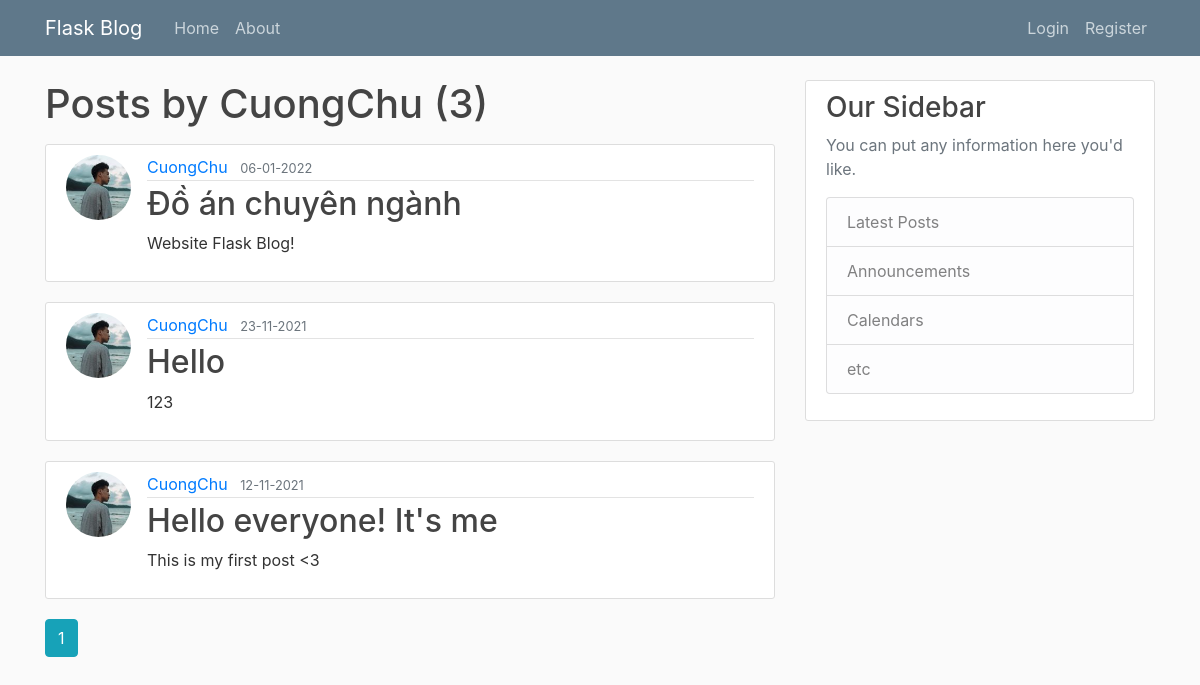
The app's page /user/CuongChu with its own data.
### flaskblog/models.py (models this page shows, shortened)
class User(db.Model, UserMixin):
    id = db.Column(db.Integer, primary_key=True)
    username = db.Column(db.String(20), unique=True, nullable=False)
    email = db.Column(db.String(120), unique=True, nullable=False)
    image_file = db.Column(db.String(20), nullable=False, default='default.jpg')
    password = db.Column(db.String(60), nullable=False)
    posts = db.relationship('Post', backref='author', lazy=True)

class Post(db.Model):
    id = db.Column(db.Integer, primary_key=True)
    title = db.Column(db.String(100), nullable=False)
    date_posted = db.Column(db.DateTime, nullable=False, default=datetime.utcnow)
    content = db.Column(db.Text, nullable=False)
    user_id = db.Column(db.Integer, db.ForeignKey('user.id'), nullable=False)

### flaskblog/routes.py (the view)
@app.route("/user/<string:username>")
def user_posts(username):
    page = request.args.get('page', 1, type=int)
    user = User.query.filter_by(username=username).first_or_404()
    posts = Post.query.filter_by(author=user)\
        .order_by(Post.date_posted.desc())\
        .paginate(page=page, per_page=5)
    return render_template('user_posts.html', posts=posts, user=user)

### flaskblog/templates/user_posts.html
{% extends "layout.html" %}
{% block content %}
    <h1 class="mb-3">Posts by {{ user.username }} ({{ posts.total }})</h1>
    {% for post in posts.items %}
        <article class="media content-section">
          <img class="rounded-circle article-img" src="{{ url_for('static', filename='profile_pics/' + post.author.image_file) }}">
          <div class="media-body">
            <div class="article-metadata">
              <a class="mr-2" href="{{ url_for('user_posts', username=post.author.username) }}">{{ post.author.username }}</a>
              <small class="text-muted">{{ post.date_posted.strftime('%d-%m-%Y') }}</small>
            </div>
            <h2><a class="article-title" href="{{ url_for('post', post_id=post.id) }}">{{ post.title }}</a></h2>
            <p class="article-content">{{ post.content }}</p>
          </div>
        </article>
    {% endfor %}
    {% for page_num in posts.iter_pages(left_edge=1, right_edge=1, left_current=1, right_current=2) %}
      {% if page_num %}
        {% if posts.page == page_num %}
          <a class="btn btn-info mb-4" href="{{ url_for('user_posts', username=user.username, page=page_num) }}">{{ page_num }}</a>
        {% else %}
          <a class="btn btn-outline-info mb-4" href="{{ url_for('user_posts', username=user.username, page=page_num) }}">{{ page_num }}</a>
        {% endif %}
      {% else %}
        ...
      {% endif %}
    {% endfor %}
{% endblock content %}

### flaskblog/static/main.css (style rules this page uses)
body { background: #fafafa; color: #333333; margin-top: 5rem; }
h1, h2, h3, h4, h5, h6 { color: #444444; }
.content-section { background: #ffffff; padding: 10px 20px; border: 1px solid #dddddd; border-radius: 3px; margin-bottom: 20px; }
.article-title { color: #444444; }
.article-content { white-space: pre-line; }
.article-img { height: 65px; width: 65px; margin-right: 16px; }
.article-metadata { padding-bottom: 1px; margin-bottom: 4px; border-bottom: 1px solid #e3e3e3 }

### records on screen
User: username "CuongChu"
Post: image_file (picture), author.username "CuongChu", date_posted "06-01-2022", title "Đồ án chuyên ngành", content "Website Flask Blog!"
Post: image_file (picture), author.username "CuongChu", date_posted "23-11-2021", title "Hello", content "123"
Post: image_file (picture), author.username "CuongChu", date_posted "12-11-2021", title "Hello everyone! It's me", content "This is my first post <3"

### other values on screen
{{ posts.total }} "3"
{{ page_num }} "1"
